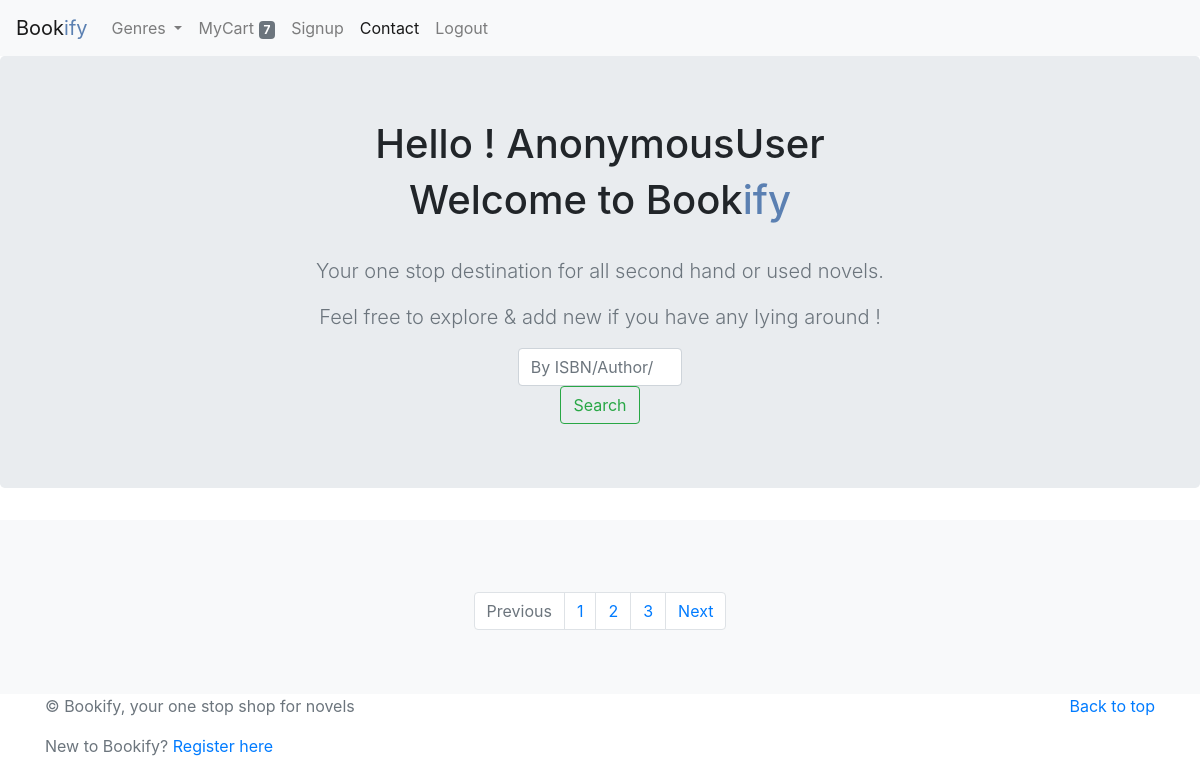
Before: /genre/Fantasy/ with the older database file.
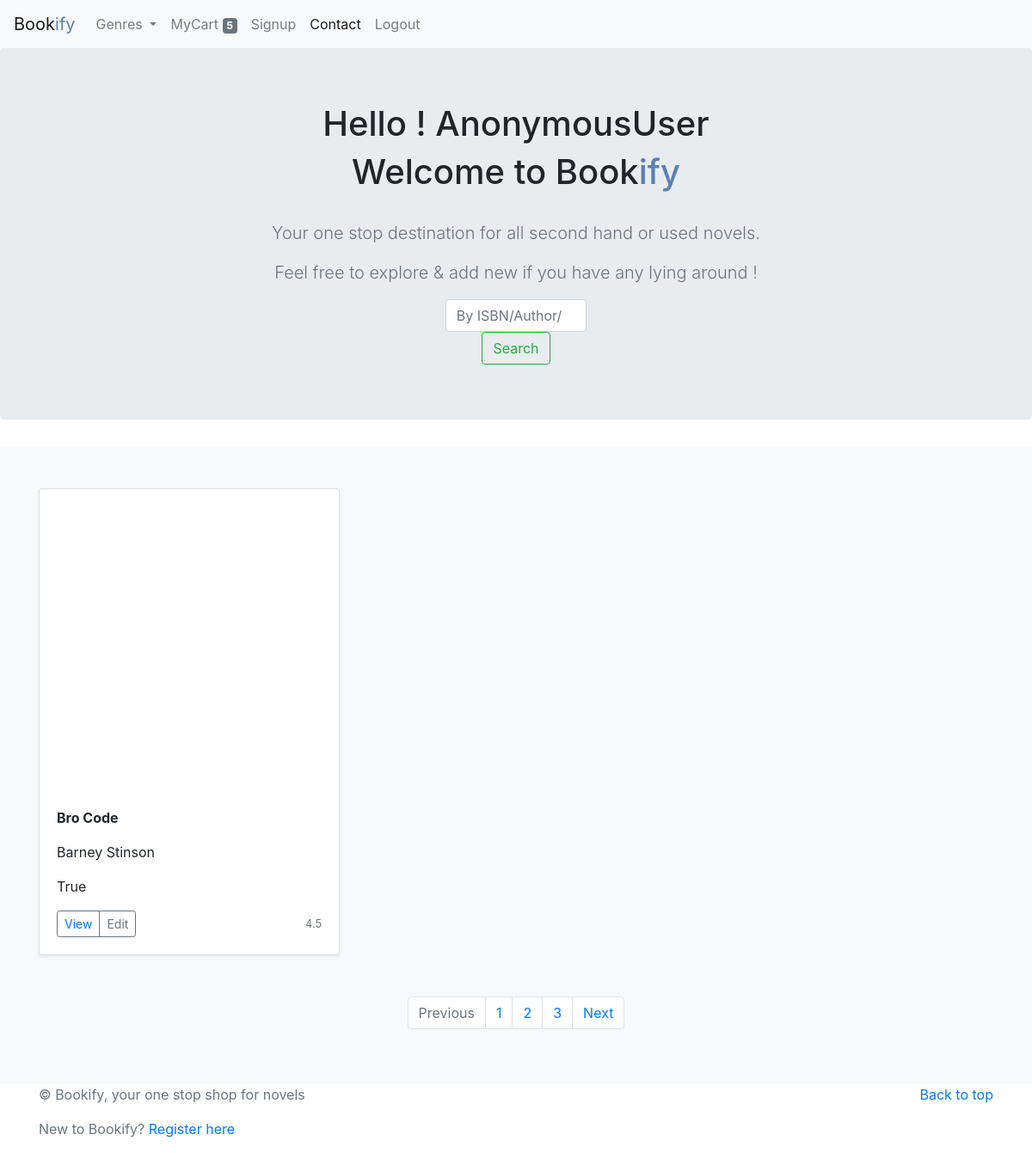
After: the same page with the newer database file.
### main/models.py (models this page shows, shortened)
class Book(models.Model):
    book_name = models.CharField(max_length=50)
    book_image = models.ImageField(blank=True, null=True)
    author = models.CharField(max_length=50)
    book_description = models.TextField()
    isbn_no = models.IntegerField(blank=True)
    price = models.FloatField()
    rating = models.FloatField()
    availability = models.BooleanField(default=True)
    genre = models.ForeignKey(Genre, related_name='genres', on_delete=models.CASCADE)
    location = models.ForeignKey(Location, related_name='place', on_delete=models.CASCADE)
    user = models.ForeignKey(User, related_name='user_upload', on_delete=models.CASCADE)
    language = models.ForeignKey(Language, related_name='lang_books', on_delete=models.CASCADE)
    book_slug = models.SlugField(max_length=50, unique=True, default='')
    class Meta:
        ordering = ['-rating']
    def is_available(self):
        if self.availability:
            return True
        else:
            return False
    @property
    def imgURL(self):
        try:
            url = self.book_image.url
        except:
            url = ''
        return url
    def get_absolute_url(self):
        return reverse('main:detail', kwargs={'book_slug': self.book_slug})

### main/views.py (the view)
# urls.py: path('genre/<genre_name>/', views.genre, name='genre'),
def genre(request, genre_name):
    try:
        books_related_to_genre = Book.objects.filter(genre__genre_name=genre_name)
    except Book.DoesNotExist:
        raise Http404
    context = {'books': books_related_to_genre}
    return render(request, 'home.html', context=context)

### main/context_processors.py (called while the page is built)
def genres(request):
    all_genre = Genre.objects.all()
    if request.user.is_authenticated:
        all_order_item = OrderItem.objects.filter(user=request.user or None)
    else:
        all_order_item = OrderItem.objects.all()
    total_cart_items = 0
    for item in all_order_item:
        total_cart_items += item.quantity
    return {'all_genres': all_genre, 'item_count': total_cart_items}

### templates/home.html (shortened to what this page needs)
{% extends 'base.html' %}
{% load static %}
{% block content %}
    <main role="main">
      <section class="jumbotron text-center">
        <div class="container">
          <h1>Hello ! {{ request.user }}</h1>
          <h1>Welcome to Book<span style="color: #5b80b2">ify</span></h1>
          <br>
            <p class="lead text-muted">Your one stop destination for all second hand or used novels. </p>
            <p class="lead text-muted">Feel free to explore & add new if you have any lying around ! </p>
        </div>
        <div class="row">
            <div class="col-sm-2 offset-sm-5 text-center" style="border: #19865C">
                <form action="{% url 'main:search' %}"  method="get">
                  <input class="form-control mr-sm-2" type="search" name="search_query"  placeholder="By ISBN/Author/Book" aria-label="Search" required>
                  <button class="btn btn-outline-success my-2 my-sm-0" type="submit">Search</button>
                </form>
            </div>
        </div>
      </section>
      <div class="album py-5 bg-light">
        <div class="container">
          <div class="row">
            {% for book in books %}
                <div class="col-md-4">
                  <div class="card mb-4 shadow-sm">
                    <svg class="bd-placeholder-img card-img-top" width="10px" height="350px" style="background-image: url({{ book.imgURL }})"></svg>
                      <div class="card-body">
                      <p class="card-text"><b>{{ book.book_name}}</b></p>
                      <p class="card-text">{{ book.author}}</p>
                      <p class="card-text">{{ book.is_available}}</p>
                      <div class="d-flex justify-content-between align-items-center">
                        <div class="btn-group">
                          <button type="button" class="btn btn-sm btn-outline-secondary"> <a href="{{ book.get_absolute_url }}">View</a></button>
                          <button type="button" class="btn btn-sm btn-outline-secondary">Edit</button>
                        </div>
                        <small class="text-muted">{{ book.rating }}</small>
                      </div>
                    </div>
                  </div>
                </div>
            {% endfor %}
          </div>
        </div>
        <br>
        <nav aria-label="Page navigation example">
          <ul class="pagination justify-content-center">
            <li class="page-item disabled">
              <a class="page-link" href="#" tabindex="-1">Previous</a>
            </li>
            <li class="page-item"><a class="page-link" href="#">1</a></li>
            <li class="page-item"><a class="page-link" href="#">2</a></li>
            <li class="page-item"><a class="page-link" href="#">3</a></li>
            <li class="page-item">
              <a class="page-link" href="#">Next</a>
            </li>
          </ul>
        </nav>
      </div>
    </main>
{% endblock %}
{% block footer %}
    <footer class="text-muted">
      <div class="container">
        <p class="float-right">
          <a href="#">Back to top</a>
        </p>
        <p> &copy; Bookify, your one stop shop for novels</p>
        <p>New to Bookify? <a href="{% url 'main:signup' %}">Register here</a> </p>
      </div>
</footer>
{% endblock %}

Changed rows visible on the page:
added Book: book_name "Bro Code", author "Barney Stinson", is_available "True", rating "4.5"
Other visible differences:
{{ item_count }}: "7" → "5"
